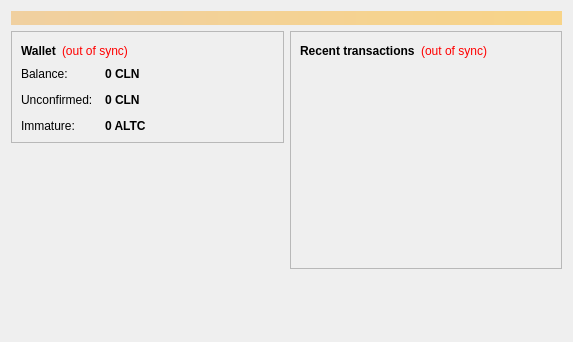
<?xml version="1.0" encoding="UTF-8"?>
<ui version="4.0">
 <class>OverviewPage</class>
 <widget class="QWidget" name="OverviewPage">
  <property name="geometry">
   <rect>
    <x>0</x>
    <y>0</y>
    <width>573</width>
    <height>342</height>
   </rect>
  </property>
  <property name="windowTitle">
   <string>Form</string>
  </property>
  <layout class="QVBoxLayout" name="topLayout">
   <item>
    <widget class="QLabel" name="labelAlerts">
     <property name="visible">
      <bool>false</bool>
     </property>
     <property name="styleSheet">
      <string notr="true">background-color: qlineargradient(x1: 0, y1: 0, x2: 1, y2: 0, stop:0 #F0D0A0, stop:1 #F8D488); color:#000000;</string>
     </property>
     <property name="wordWrap">
      <bool>true</bool>
     </property>
     <property name="margin">
      <number>3</number>
     </property>
    </widget>
   </item>
   <item>
    <layout class="QHBoxLayout" name="horizontalLayout" stretch="1,1">
     <item>
      <layout class="QVBoxLayout" name="verticalLayout_2">
       <item>
        <widget class="QFrame" name="frame">
         <property name="frameShape">
          <enum>QFrame::StyledPanel</enum>
         </property>
         <property name="frameShadow">
          <enum>QFrame::Raised</enum>
         </property>
         <layout class="QVBoxLayout" name="verticalLayout_4">
          <item>
           <layout class="QHBoxLayout" name="horizontalLayout_4">
            <item>
             <widget class="QLabel" name="label_5">
              <property name="font">
               <font>
                <weight>75</weight>
                <bold>true</bold>
               </font>
              </property>
              <property name="text">
               <string>Wallet</string>
              </property>
             </widget>
            </item>
            <item>
             <widget class="QLabel" name="labelWalletStatus">
              <property name="toolTip">
               <string>The displayed information may be out of date. Your wallet automatically synchronizes with the antilitecoin network after a connection is established, but this process has not completed yet.</string>
              </property>
              <property name="styleSheet">
               <string notr="true">QLabel { color: red; }</string>
              </property>
              <property name="text">
               <string notr="true">(out of sync)</string>
              </property>
              <property name="alignment">
               <set>Qt::AlignLeading|Qt::AlignLeft|Qt::AlignVCenter</set>
              </property>
             </widget>
            </item>
            <item>
             <spacer name="horizontalSpacer_2">
              <property name="orientation">
               <enum>Qt::Horizontal</enum>
              </property>
              <property name="sizeHint" stdset="0">
               <size>
                <width>40</width>
                <height>20</height>
               </size>
              </property>
             </spacer>
            </item>
           </layout>
          </item>
          <item>
           <layout class="QFormLayout" name="formLayout_2">
            <property name="fieldGrowthPolicy">
             <enum>QFormLayout::AllNonFixedFieldsGrow</enum>
            </property>
            <property name="horizontalSpacing">
             <number>12</number>
            </property>
            <property name="verticalSpacing">
             <number>12</number>
            </property>
            <item row="0" column="0">
             <widget class="QLabel" name="label">
              <property name="text">
               <string>Balance:</string>
              </property>
             </widget>
            </item>
            <item row="0" column="1">
             <widget class="QLabel" name="labelBalance">
              <property name="font">
               <font>
                <weight>75</weight>
                <bold>true</bold>
               </font>
              </property>
              <property name="cursor">
               <cursorShape>IBeamCursor</cursorShape>
              </property>
              <property name="toolTip">
               <string>Your current balance</string>
              </property>
              <property name="text">
               <string notr="true">0 CLN</string>
              </property>
              <property name="textInteractionFlags">
               <set>Qt::LinksAccessibleByMouse|Qt::TextSelectableByKeyboard|Qt::TextSelectableByMouse</set>
              </property>
             </widget>
            </item>
            <item row="1" column="0">
             <widget class="QLabel" name="label_3">
              <property name="text">
               <string>Unconfirmed:</string>
              </property>
             </widget>
            </item>
            <item row="1" column="1">
             <widget class="QLabel" name="labelUnconfirmed">
              <property name="font">
               <font>
                <weight>75</weight>
                <bold>true</bold>
               </font>
              </property>
              <property name="cursor">
               <cursorShape>IBeamCursor</cursorShape>
              </property>
              <property name="toolTip">
               <string>Total of transactions that have yet to be confirmed, and do not yet count toward the current balance</string>
              </property>
              <property name="text">
               <string notr="true">0 CLN</string>
              </property>
              <property name="textInteractionFlags">
               <set>Qt::LinksAccessibleByMouse|Qt::TextSelectableByKeyboard|Qt::TextSelectableByMouse</set>
              </property>
             </widget>
            </item>
            <item row="2" column="0">
             <widget class="QLabel" name="labelImmatureText">
              <property name="text">
               <string>Immature:</string>
              </property>
             </widget>
            </item>
            <item row="2" column="1">
             <widget class="QLabel" name="labelImmature">
              <property name="font">
               <font>
                <weight>75</weight>
                <bold>true</bold>
               </font>
              </property>
              <property name="toolTip">
               <string>Mined balance that has not yet matured</string>
              </property>
              <property name="text">
               <string notr="true">0 ALTC</string>
              </property>
              <property name="textInteractionFlags">
               <set>Qt::LinksAccessibleByMouse|Qt::TextSelectableByKeyboard|Qt::TextSelectableByMouse</set>
              </property>
             </widget>
            </item>
           </layout>
          </item>
         </layout>
        </widget>
       </item>
       <item>
        <spacer name="verticalSpacer">
         <property name="orientation">
          <enum>Qt::Vertical</enum>
         </property>
         <property name="sizeHint" stdset="0">
          <size>
           <width>20</width>
           <height>40</height>
          </size>
         </property>
        </spacer>
       </item>
      </layout>
     </item>
     <item>
      <layout class="QVBoxLayout" name="verticalLayout_3">
       <item>
        <widget class="QFrame" name="frame_2">
         <property name="frameShape">
          <enum>QFrame::StyledPanel</enum>
         </property>
         <property name="frameShadow">
          <enum>QFrame::Raised</enum>
         </property>
         <layout class="QVBoxLayout" name="verticalLayout">
          <item>
           <layout class="QHBoxLayout" name="horizontalLayout_2">
            <item>
             <widget class="QLabel" name="label_4">
              <property name="text">
               <string>&lt;b&gt;Recent transactions&lt;/b&gt;</string>
              </property>
             </widget>
            </item>
            <item>
             <widget class="QLabel" name="labelTransactionsStatus">
              <property name="toolTip">
               <string>The displayed information may be out of date. Your wallet automatically synchronizes with the antilitecoin network after a connection is established, but this process has not completed yet.</string>
              </property>
              <property name="styleSheet">
               <string notr="true">QLabel { color: red; }</string>
              </property>
              <property name="text">
               <string notr="true">(out of sync)</string>
              </property>
              <property name="alignment">
               <set>Qt::AlignRight|Qt::AlignTrailing|Qt::AlignVCenter</set>
              </property>
             </widget>
            </item>
            <item>
             <spacer name="horizontalSpacer">
              <property name="orientation">
               <enum>Qt::Horizontal</enum>
              </property>
              <property name="sizeHint" stdset="0">
               <size>
                <width>40</width>
                <height>20</height>
               </size>
              </property>
             </spacer>
            </item>
           </layout>
          </item>
          <item>
           <widget class="QListView" name="listTransactions">
            <property name="styleSheet">
             <string notr="true">QListView { background: transparent; }</string>
            </property>
            <property name="frameShape">
             <enum>QFrame::NoFrame</enum>
            </property>
            <property name="verticalScrollBarPolicy">
             <enum>Qt::ScrollBarAlwaysOff</enum>
            </property>
            <property name="horizontalScrollBarPolicy">
             <enum>Qt::ScrollBarAlwaysOff</enum>
            </property>
            <property name="selectionMode">
             <enum>QAbstractItemView::NoSelection</enum>
            </property>
           </widget>
          </item>
         </layout>
        </widget>
       </item>
       <item>
        <spacer name="verticalSpacer_2">
         <property name="orientation">
          <enum>Qt::Vertical</enum>
         </property>
         <property name="sizeHint" stdset="0">
          <size>
           <width>20</width>
           <height>40</height>
          </size>
         </property>
        </spacer>
       </item>
      </layout>
     </item>
    </layout>
   </item>
  </layout>
 </widget>
 <resources/>
 <connections/>
</ui>
